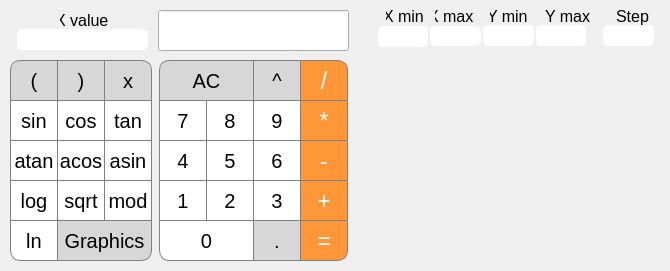
<?xml version="1.0" encoding="UTF-8"?>
<ui version="4.0">
 <class>MainWindow</class>
 <widget class="QMainWindow" name="MainWindow">
  <property name="geometry">
   <rect>
    <x>0</x>
    <y>0</y>
    <width>670</width>
    <height>271</height>
   </rect>
  </property>
  <property name="minimumSize">
   <size>
    <width>670</width>
    <height>271</height>
   </size>
  </property>
  <property name="maximumSize">
   <size>
    <width>670</width>
    <height>271</height>
   </size>
  </property>
  <property name="windowTitle">
   <string>MainWindow</string>
  </property>
  <widget class="QWidget" name="centralwidget">
   <widget class="QLineEdit" name="result">
    <property name="geometry">
     <rect>
      <x>158</x>
      <y>10</y>
      <width>191</width>
      <height>41</height>
     </rect>
    </property>
    <property name="font">
     <font>
      <pointsize>20</pointsize>
     </font>
    </property>
    <property name="layoutDirection">
     <enum>Qt::RightToLeft</enum>
    </property>
    <property name="styleSheet">
     <string notr="true">QLineEdit#lineEdit {
  border-top-right-radius: 10px;
  border-top-left-radius: 10px;
  border-bottom-left-radius: 10px;
  border-bottom-right-radius: 10px;
  
}
</string>
    </property>
    <property name="text">
     <string/>
    </property>
   </widget>
   <widget class="QPushButton" name="pushButton_degree">
    <property name="geometry">
     <rect>
      <x>253</x>
      <y>60</y>
      <width>48</width>
      <height>41</height>
     </rect>
    </property>
    <property name="font">
     <font>
      <pointsize>15</pointsize>
     </font>
    </property>
    <property name="autoFillBackground">
     <bool>false</bool>
    </property>
    <property name="styleSheet">
     <string notr="true">QPushButton {
  background-color: rgb(215, 215, 215);
  border: 1px solid gray;
  color: black
}
QPushButton:pressed {
    background-color: qlineargradient(x1: 0, y1: 0, x2: 0, y2: 1,
                                      stop: 0 #BEBEBE, stop: 1 #D7D7D7);
}</string>
    </property>
    <property name="text">
     <string>^</string>
    </property>
    <property name="default">
     <bool>false</bool>
    </property>
   </widget>
   <widget class="QPushButton" name="pushButton_AC">
    <property name="geometry">
     <rect>
      <x>159</x>
      <y>60</y>
      <width>95</width>
      <height>41</height>
     </rect>
    </property>
    <property name="font">
     <font>
      <pointsize>15</pointsize>
      <italic>false</italic>
      <bold>false</bold>
      <underline>false</underline>
      <strikeout>false</strikeout>
     </font>
    </property>
    <property name="autoFillBackground">
     <bool>false</bool>
    </property>
    <property name="styleSheet">
     <string notr="true">QPushButton {
  background-color: rgb(215, 215, 215);
  border: 1px solid gray;
  border-top-left-radius: 10px;
  color: black
}
QPushButton:pressed {
    background-color: qlineargradient(x1: 0, y1: 0, x2: 0, y2: 1,
                                      stop: 0 #BEBEBE, stop: 1 #D7D7D7);
}</string>
    </property>
    <property name="text">
     <string>AC</string>
    </property>
    <property name="default">
     <bool>false</bool>
    </property>
   </widget>
   <widget class="QPushButton" name="pushButton_9">
    <property name="geometry">
     <rect>
      <x>253</x>
      <y>100</y>
      <width>48</width>
      <height>41</height>
     </rect>
    </property>
    <property name="font">
     <font>
      <pointsize>15</pointsize>
     </font>
    </property>
    <property name="autoFillBackground">
     <bool>false</bool>
    </property>
    <property name="styleSheet">
     <string notr="true">QPushButton {
  background-color: rgb(255, 255, 255);
  color: black; 
  border: 1px solid gray;
}

QPushButton:pressed {
    background-color: qlineargradient(x1: 0, y1: 0, x2: 0, y2: 1,
                                      stop: 0 #dadbde, stop: 1 #f6f7fa);
}</string>
    </property>
    <property name="text">
     <string>9</string>
    </property>
    <property name="default">
     <bool>false</bool>
    </property>
   </widget>
   <widget class="QPushButton" name="pushButton_multiply">
    <property name="geometry">
     <rect>
      <x>300</x>
      <y>100</y>
      <width>48</width>
      <height>41</height>
     </rect>
    </property>
    <property name="font">
     <font>
      <pointsize>17</pointsize>
     </font>
    </property>
    <property name="autoFillBackground">
     <bool>false</bool>
    </property>
    <property name="styleSheet">
     <string notr="true">QPushButton {
  background-color: rgb(255, 151, 57);
  color: white; 
  border: 1px solid gray;
}

QPushButton:pressed {
    background-color: qlineargradient(x1: 0, y1: 0, x2: 0, y2: 1,
                                      stop: 0 #FF7832, stop: 1 #FF9739);
}</string>
    </property>
    <property name="text">
     <string>*</string>
    </property>
    <property name="default">
     <bool>false</bool>
    </property>
   </widget>
   <widget class="QPushButton" name="pushButton_8">
    <property name="geometry">
     <rect>
      <x>206</x>
      <y>100</y>
      <width>48</width>
      <height>41</height>
     </rect>
    </property>
    <property name="font">
     <font>
      <pointsize>15</pointsize>
     </font>
    </property>
    <property name="autoFillBackground">
     <bool>false</bool>
    </property>
    <property name="styleSheet">
     <string notr="true">QPushButton {
  background-color: rgb(255, 255, 255);
  color: black; 
  border: 1px solid gray;
}

QPushButton:pressed {
    background-color: qlineargradient(x1: 0, y1: 0, x2: 0, y2: 1,
                                      stop: 0 #dadbde, stop: 1 #f6f7fa);
}</string>
    </property>
    <property name="text">
     <string>8</string>
    </property>
    <property name="default">
     <bool>false</bool>
    </property>
   </widget>
   <widget class="QPushButton" name="pushButton_7">
    <property name="geometry">
     <rect>
      <x>159</x>
      <y>100</y>
      <width>48</width>
      <height>41</height>
     </rect>
    </property>
    <property name="font">
     <font>
      <pointsize>15</pointsize>
     </font>
    </property>
    <property name="autoFillBackground">
     <bool>false</bool>
    </property>
    <property name="styleSheet">
     <string notr="true">QPushButton {
  background-color: white;
  color: black; 
  border: 1px solid gray;
}

QPushButton:pressed {
    background-color: qlineargradient(x1: 0, y1: 0, x2: 0, y2: 1,
                                      stop: 0 #dadbde, stop: 1 #f6f7fa);
}</string>
    </property>
    <property name="text">
     <string>7</string>
    </property>
    <property name="default">
     <bool>false</bool>
    </property>
   </widget>
   <widget class="QPushButton" name="pushButton_subtracting">
    <property name="geometry">
     <rect>
      <x>300</x>
      <y>140</y>
      <width>48</width>
      <height>41</height>
     </rect>
    </property>
    <property name="font">
     <font>
      <pointsize>17</pointsize>
     </font>
    </property>
    <property name="autoFillBackground">
     <bool>false</bool>
    </property>
    <property name="styleSheet">
     <string notr="true">QPushButton {
  background-color: rgb(255, 151, 57);
  color: white; 
  border: 1px solid gray;
}

QPushButton:pressed {
    background-color: qlineargradient(x1: 0, y1: 0, x2: 0, y2: 1,
                                      stop: 0 #FF7832, stop: 1 #FF9739);
}</string>
    </property>
    <property name="text">
     <string>-</string>
    </property>
    <property name="default">
     <bool>false</bool>
    </property>
   </widget>
   <widget class="QPushButton" name="pushButton_6">
    <property name="geometry">
     <rect>
      <x>253</x>
      <y>140</y>
      <width>48</width>
      <height>41</height>
     </rect>
    </property>
    <property name="font">
     <font>
      <pointsize>15</pointsize>
     </font>
    </property>
    <property name="autoFillBackground">
     <bool>false</bool>
    </property>
    <property name="styleSheet">
     <string notr="true">QPushButton {
  background-color: rgb(255, 255, 255);
  color: black; 
  border: 1px solid gray;
}

QPushButton:pressed {
    background-color: qlineargradient(x1: 0, y1: 0, x2: 0, y2: 1,
                                      stop: 0 #dadbde, stop: 1 #f6f7fa);
}</string>
    </property>
    <property name="text">
     <string>6</string>
    </property>
    <property name="default">
     <bool>false</bool>
    </property>
   </widget>
   <widget class="QPushButton" name="pushButton_5">
    <property name="geometry">
     <rect>
      <x>206</x>
      <y>140</y>
      <width>48</width>
      <height>41</height>
     </rect>
    </property>
    <property name="font">
     <font>
      <pointsize>15</pointsize>
     </font>
    </property>
    <property name="autoFillBackground">
     <bool>false</bool>
    </property>
    <property name="styleSheet">
     <string notr="true">QPushButton {
  background-color: rgb(255, 255, 255);
  color: black; 
  border: 1px solid gray;
}

QPushButton:pressed {
    background-color: qlineargradient(x1: 0, y1: 0, x2: 0, y2: 1,
                                      stop: 0 #dadbde, stop: 1 #f6f7fa);
}</string>
    </property>
    <property name="text">
     <string>5</string>
    </property>
    <property name="default">
     <bool>false</bool>
    </property>
   </widget>
   <widget class="QPushButton" name="pushButton_4">
    <property name="geometry">
     <rect>
      <x>159</x>
      <y>140</y>
      <width>48</width>
      <height>41</height>
     </rect>
    </property>
    <property name="font">
     <font>
      <pointsize>15</pointsize>
     </font>
    </property>
    <property name="autoFillBackground">
     <bool>false</bool>
    </property>
    <property name="styleSheet">
     <string notr="true">QPushButton {
  background-color: rgb(255, 255, 255);
  color: black; 
  border: 1px solid gray;
}

QPushButton:pressed {
    background-color: qlineargradient(x1: 0, y1: 0, x2: 0, y2: 1,
                                      stop: 0 #dadbde, stop: 1 #f6f7fa);
}</string>
    </property>
    <property name="text">
     <string>4</string>
    </property>
    <property name="default">
     <bool>false</bool>
    </property>
   </widget>
   <widget class="QPushButton" name="pushButton_plus">
    <property name="geometry">
     <rect>
      <x>300</x>
      <y>180</y>
      <width>48</width>
      <height>41</height>
     </rect>
    </property>
    <property name="font">
     <font>
      <pointsize>17</pointsize>
     </font>
    </property>
    <property name="autoFillBackground">
     <bool>false</bool>
    </property>
    <property name="styleSheet">
     <string notr="true">QPushButton {
  background-color: rgb(255, 151, 57);
  color: white; 
  border: 1px solid gray;
}

QPushButton:pressed {
    background-color: qlineargradient(x1: 0, y1: 0, x2: 0, y2: 1,
                                      stop: 0 #FF7832, stop: 1 #FF9739);
}</string>
    </property>
    <property name="text">
     <string>+</string>
    </property>
    <property name="default">
     <bool>false</bool>
    </property>
   </widget>
   <widget class="QPushButton" name="pushButton_3">
    <property name="geometry">
     <rect>
      <x>253</x>
      <y>180</y>
      <width>48</width>
      <height>41</height>
     </rect>
    </property>
    <property name="font">
     <font>
      <pointsize>15</pointsize>
     </font>
    </property>
    <property name="autoFillBackground">
     <bool>false</bool>
    </property>
    <property name="styleSheet">
     <string notr="true">QPushButton {
  background-color: rgb(255, 255, 255);
  color: black; 
  border: 1px solid gray;
}

QPushButton:pressed {
    background-color: qlineargradient(x1: 0, y1: 0, x2: 0, y2: 1,
                                      stop: 0 #dadbde, stop: 1 #f6f7fa);
}</string>
    </property>
    <property name="text">
     <string>3</string>
    </property>
    <property name="default">
     <bool>false</bool>
    </property>
   </widget>
   <widget class="QPushButton" name="pushButton_2">
    <property name="geometry">
     <rect>
      <x>206</x>
      <y>180</y>
      <width>48</width>
      <height>41</height>
     </rect>
    </property>
    <property name="font">
     <font>
      <pointsize>15</pointsize>
     </font>
    </property>
    <property name="autoFillBackground">
     <bool>false</bool>
    </property>
    <property name="styleSheet">
     <string notr="true">QPushButton {
  background-color: rgb(255, 255, 255);
  color: black; 
  border: 1px solid gray;
}

QPushButton:pressed {
    background-color: qlineargradient(x1: 0, y1: 0, x2: 0, y2: 1,
                                      stop: 0 #dadbde, stop: 1 #f6f7fa);
}</string>
    </property>
    <property name="text">
     <string>2</string>
    </property>
    <property name="default">
     <bool>false</bool>
    </property>
   </widget>
   <widget class="QPushButton" name="pushButton_1">
    <property name="geometry">
     <rect>
      <x>159</x>
      <y>180</y>
      <width>48</width>
      <height>41</height>
     </rect>
    </property>
    <property name="font">
     <font>
      <pointsize>15</pointsize>
      <italic>false</italic>
      <bold>false</bold>
      <kerning>true</kerning>
     </font>
    </property>
    <property name="autoFillBackground">
     <bool>false</bool>
    </property>
    <property name="styleSheet">
     <string notr="true">QPushButton {
  background-color: rgb(255, 255, 255);
  color: black; 
  border: 1px solid gray;
}

QPushButton:pressed {
    background-color: qlineargradient(x1: 0, y1: 0, x2: 0, y2: 1,
                                      stop: 0 #dadbde, stop: 1 #f6f7fa);
}</string>
    </property>
    <property name="text">
     <string>1</string>
    </property>
    <property name="default">
     <bool>false</bool>
    </property>
   </widget>
   <widget class="QPushButton" name="pushButton_answer">
    <property name="geometry">
     <rect>
      <x>300</x>
      <y>220</y>
      <width>48</width>
      <height>41</height>
     </rect>
    </property>
    <property name="font">
     <font>
      <pointsize>17</pointsize>
     </font>
    </property>
    <property name="autoFillBackground">
     <bool>false</bool>
    </property>
    <property name="styleSheet">
     <string notr="true">QPushButton {
  background-color: rgb(255, 151, 57);
  color: white; 
  border: 1px solid gray;
  border-bottom-right-radius: 10px;
}

QPushButton:pressed {
    background-color: qlineargradient(x1: 0, y1: 0, x2: 0, y2: 1,
                                      stop: 0 #FF7832, stop: 1 #FF9739);
}</string>
    </property>
    <property name="text">
     <string>=</string>
    </property>
    <property name="default">
     <bool>false</bool>
    </property>
   </widget>
   <widget class="QPushButton" name="pushButton_dot">
    <property name="geometry">
     <rect>
      <x>253</x>
      <y>220</y>
      <width>48</width>
      <height>41</height>
     </rect>
    </property>
    <property name="font">
     <font>
      <pointsize>15</pointsize>
     </font>
    </property>
    <property name="autoFillBackground">
     <bool>false</bool>
    </property>
    <property name="styleSheet">
     <string notr="true">QPushButton {
  background-color: rgb(215, 215, 215);
  border: 1px solid gray;
  color: black
}
QPushButton:pressed {
    background-color: qlineargradient(x1: 0, y1: 0, x2: 0, y2: 1,
                                      stop: 0 #BEBEBE, stop: 1 #D7D7D7);
}</string>
    </property>
    <property name="text">
     <string>.</string>
    </property>
    <property name="default">
     <bool>false</bool>
    </property>
   </widget>
   <widget class="QPushButton" name="pushButton_0">
    <property name="geometry">
     <rect>
      <x>159</x>
      <y>220</y>
      <width>95</width>
      <height>41</height>
     </rect>
    </property>
    <property name="font">
     <font>
      <pointsize>15</pointsize>
     </font>
    </property>
    <property name="autoFillBackground">
     <bool>false</bool>
    </property>
    <property name="styleSheet">
     <string notr="true">QPushButton {
  background-color: rgb(255, 255, 255);
  color: black; 
  border: 1px solid gray;
  border-bottom-left-radius: 10px;
}

QPushButton:pressed {
    background-color: qlineargradient(x1: 0, y1: 0, x2: 0, y2: 1,
                                      stop: 0 #dadbde, stop: 1 #f6f7fa);
}</string>
    </property>
    <property name="text">
     <string>0</string>
    </property>
    <property name="default">
     <bool>false</bool>
    </property>
   </widget>
   <widget class="QPushButton" name="pushButton_atan">
    <property name="geometry">
     <rect>
      <x>10</x>
      <y>140</y>
      <width>48</width>
      <height>41</height>
     </rect>
    </property>
    <property name="font">
     <font>
      <pointsize>15</pointsize>
     </font>
    </property>
    <property name="autoFillBackground">
     <bool>false</bool>
    </property>
    <property name="styleSheet">
     <string notr="true">QPushButton {
  background-color: white;
  border: 1px solid gray;
  color: black
}

QPushButton:pressed {
    background-color: qlineargradient(x1: 0, y1: 0, x2: 0, y2: 1,
                                      stop: 0 #dadbde, stop: 1 #f6f7fa);
}</string>
    </property>
    <property name="text">
     <string>atan</string>
    </property>
    <property name="default">
     <bool>false</bool>
    </property>
   </widget>
   <widget class="QPushButton" name="pushButton_sin">
    <property name="geometry">
     <rect>
      <x>10</x>
      <y>100</y>
      <width>48</width>
      <height>41</height>
     </rect>
    </property>
    <property name="font">
     <font>
      <pointsize>15</pointsize>
     </font>
    </property>
    <property name="autoFillBackground">
     <bool>false</bool>
    </property>
    <property name="styleSheet">
     <string notr="true">QPushButton {
  background-color: white;
  border: 1px solid gray;
  color: black
}

QPushButton:pressed {
    background-color: qlineargradient(x1: 0, y1: 0, x2: 0, y2: 1,
                                      stop: 0 #dadbde, stop: 1 #f6f7fa);
}</string>
    </property>
    <property name="text">
     <string>sin</string>
    </property>
    <property name="default">
     <bool>false</bool>
    </property>
   </widget>
   <widget class="QPushButton" name="pushButton_log">
    <property name="geometry">
     <rect>
      <x>10</x>
      <y>180</y>
      <width>48</width>
      <height>41</height>
     </rect>
    </property>
    <property name="font">
     <font>
      <pointsize>15</pointsize>
      <italic>false</italic>
      <bold>false</bold>
      <kerning>true</kerning>
     </font>
    </property>
    <property name="autoFillBackground">
     <bool>false</bool>
    </property>
    <property name="styleSheet">
     <string notr="true">QPushButton {
  background-color: white;
  border: 1px solid gray;
  color: black
}

QPushButton:pressed {
    background-color: qlineargradient(x1: 0, y1: 0, x2: 0, y2: 1,
                                      stop: 0 #dadbde, stop: 1 #f6f7fa);
}</string>
    </property>
    <property name="text">
     <string>log</string>
    </property>
    <property name="default">
     <bool>false</bool>
    </property>
   </widget>
   <widget class="QPushButton" name="pushButton_sqrt">
    <property name="geometry">
     <rect>
      <x>57</x>
      <y>180</y>
      <width>48</width>
      <height>41</height>
     </rect>
    </property>
    <property name="font">
     <font>
      <pointsize>15</pointsize>
     </font>
    </property>
    <property name="autoFillBackground">
     <bool>false</bool>
    </property>
    <property name="styleSheet">
     <string notr="true">QPushButton {
  background-color: white;
  border: 1px solid gray;
  color: black
}

QPushButton:pressed {
    background-color: qlineargradient(x1: 0, y1: 0, x2: 0, y2: 1,
                                      stop: 0 #dadbde, stop: 1 #f6f7fa);
}</string>
    </property>
    <property name="text">
     <string>sqrt</string>
    </property>
    <property name="default">
     <bool>false</bool>
    </property>
   </widget>
   <widget class="QPushButton" name="pushButton_tan">
    <property name="geometry">
     <rect>
      <x>104</x>
      <y>100</y>
      <width>48</width>
      <height>41</height>
     </rect>
    </property>
    <property name="font">
     <font>
      <pointsize>15</pointsize>
     </font>
    </property>
    <property name="autoFillBackground">
     <bool>false</bool>
    </property>
    <property name="styleSheet">
     <string notr="true">QPushButton {
  background-color: white;
  border: 1px solid gray;
  color: black
}

QPushButton:pressed {
    background-color: qlineargradient(x1: 0, y1: 0, x2: 0, y2: 1,
                                      stop: 0 #dadbde, stop: 1 #f6f7fa);
}</string>
    </property>
    <property name="text">
     <string>tan</string>
    </property>
    <property name="default">
     <bool>false</bool>
    </property>
   </widget>
   <widget class="QPushButton" name="pushButton_rightBracket">
    <property name="geometry">
     <rect>
      <x>57</x>
      <y>60</y>
      <width>48</width>
      <height>41</height>
     </rect>
    </property>
    <property name="font">
     <font>
      <pointsize>15</pointsize>
     </font>
    </property>
    <property name="autoFillBackground">
     <bool>false</bool>
    </property>
    <property name="styleSheet">
     <string notr="true">QPushButton {
  background-color: rgb(215, 215, 215);
  border: 1px solid gray;
  color: black;
}
QPushButton:pressed {
    background-color: qlineargradient(x1: 0, y1: 0, x2: 0, y2: 1,
                                      stop: 0 #BEBEBE, stop: 1 #D7D7D7);
}</string>
    </property>
    <property name="text">
     <string>)</string>
    </property>
    <property name="default">
     <bool>false</bool>
    </property>
   </widget>
   <widget class="QPushButton" name="pushButton_cos">
    <property name="geometry">
     <rect>
      <x>57</x>
      <y>100</y>
      <width>48</width>
      <height>41</height>
     </rect>
    </property>
    <property name="font">
     <font>
      <pointsize>15</pointsize>
     </font>
    </property>
    <property name="autoFillBackground">
     <bool>false</bool>
    </property>
    <property name="styleSheet">
     <string notr="true">QPushButton {
  background-color: white;
  border: 1px solid gray;
  color: black
}

QPushButton:pressed {
    background-color: qlineargradient(x1: 0, y1: 0, x2: 0, y2: 1,
                                      stop: 0 #dadbde, stop: 1 #f6f7fa);
}</string>
    </property>
    <property name="text">
     <string>cos</string>
    </property>
    <property name="default">
     <bool>false</bool>
    </property>
   </widget>
   <widget class="QPushButton" name="pushButton_asin">
    <property name="geometry">
     <rect>
      <x>104</x>
      <y>140</y>
      <width>48</width>
      <height>41</height>
     </rect>
    </property>
    <property name="font">
     <font>
      <pointsize>15</pointsize>
     </font>
    </property>
    <property name="autoFillBackground">
     <bool>false</bool>
    </property>
    <property name="styleSheet">
     <string notr="true">QPushButton {
  background-color: white;
  border: 1px solid gray;
  color: black
}

QPushButton:pressed {
    background-color: qlineargradient(x1: 0, y1: 0, x2: 0, y2: 1,
                                      stop: 0 #dadbde, stop: 1 #f6f7fa);
}</string>
    </property>
    <property name="text">
     <string>asin</string>
    </property>
    <property name="default">
     <bool>false</bool>
    </property>
   </widget>
   <widget class="QPushButton" name="pushButton_acos">
    <property name="geometry">
     <rect>
      <x>57</x>
      <y>140</y>
      <width>48</width>
      <height>41</height>
     </rect>
    </property>
    <property name="font">
     <font>
      <pointsize>15</pointsize>
     </font>
    </property>
    <property name="autoFillBackground">
     <bool>false</bool>
    </property>
    <property name="styleSheet">
     <string notr="true">QPushButton {
  background-color: white;
  border: 1px solid gray;
  color: black
}

QPushButton:pressed {
    background-color: qlineargradient(x1: 0, y1: 0, x2: 0, y2: 1,
                                      stop: 0 #dadbde, stop: 1 #f6f7fa);
}</string>
    </property>
    <property name="text">
     <string>acos</string>
    </property>
    <property name="default">
     <bool>false</bool>
    </property>
   </widget>
   <widget class="QPushButton" name="pushButton_mod">
    <property name="geometry">
     <rect>
      <x>104</x>
      <y>180</y>
      <width>48</width>
      <height>41</height>
     </rect>
    </property>
    <property name="font">
     <font>
      <pointsize>15</pointsize>
     </font>
    </property>
    <property name="autoFillBackground">
     <bool>false</bool>
    </property>
    <property name="styleSheet">
     <string notr="true">QPushButton {
  background-color: white;
  border: 1px solid gray;
  color: black
}
QPushButton:pressed {
    background-color: qlineargradient(x1: 0, y1: 0, x2: 0, y2: 1,
                                      stop: 0 #dadbde, stop: 1 #f6f7fa);
}</string>
    </property>
    <property name="text">
     <string>mod</string>
    </property>
    <property name="default">
     <bool>false</bool>
    </property>
   </widget>
   <widget class="QPushButton" name="pushButton_Graphics">
    <property name="geometry">
     <rect>
      <x>57</x>
      <y>220</y>
      <width>95</width>
      <height>41</height>
     </rect>
    </property>
    <property name="font">
     <font>
      <pointsize>15</pointsize>
     </font>
    </property>
    <property name="autoFillBackground">
     <bool>false</bool>
    </property>
    <property name="styleSheet">
     <string notr="true">QPushButton {
  background-color: rgb(215, 215, 215);
  border: 1px solid gray;
  border-bottom-right-radius: 10px;
  color: black
}
QPushButton:pressed {
    background-color: qlineargradient(x1: 0, y1: 0, x2: 0, y2: 1,
                                      stop: 0 #BEBEBE, stop: 1 #D7D7D7);
}</string>
    </property>
    <property name="text">
     <string>Graphics</string>
    </property>
    <property name="default">
     <bool>false</bool>
    </property>
   </widget>
   <widget class="QPushButton" name="pushButton_ln">
    <property name="geometry">
     <rect>
      <x>10</x>
      <y>220</y>
      <width>48</width>
      <height>41</height>
     </rect>
    </property>
    <property name="font">
     <font>
      <pointsize>15</pointsize>
     </font>
    </property>
    <property name="autoFillBackground">
     <bool>false</bool>
    </property>
    <property name="styleSheet">
     <string notr="true">QPushButton {
  background-color: white;
  border: 1px solid gray;
  border-bottom-left-radius: 10px;
  color: black
}

QPushButton:pressed {
    background-color: qlineargradient(x1: 0, y1: 0, x2: 0, y2: 1,
                                      stop: 0 #dadbde, stop: 1 #f6f7fa);
}</string>
    </property>
    <property name="text">
     <string>ln</string>
    </property>
    <property name="default">
     <bool>false</bool>
    </property>
   </widget>
   <widget class="QPushButton" name="pushButton_x">
    <property name="geometry">
     <rect>
      <x>104</x>
      <y>60</y>
      <width>48</width>
      <height>41</height>
     </rect>
    </property>
    <property name="font">
     <font>
      <pointsize>15</pointsize>
     </font>
    </property>
    <property name="autoFillBackground">
     <bool>false</bool>
    </property>
    <property name="styleSheet">
     <string notr="true">QPushButton {
  background-color: rgb(215, 215, 215);
  border: 1px solid gray;
  border-top-right-radius: 10px;
  color: black
}
QPushButton:pressed {
    background-color: qlineargradient(x1: 0, y1: 0, x2: 0, y2: 1,
                                      stop: 0 #BEBEBE, stop: 1 #D7D7D7);
}</string>
    </property>
    <property name="text">
     <string>x</string>
    </property>
    <property name="default">
     <bool>false</bool>
    </property>
   </widget>
   <widget class="QPushButton" name="pushButton_leftBracket">
    <property name="geometry">
     <rect>
      <x>10</x>
      <y>60</y>
      <width>48</width>
      <height>41</height>
     </rect>
    </property>
    <property name="font">
     <font>
      <pointsize>15</pointsize>
     </font>
    </property>
    <property name="autoFillBackground">
     <bool>false</bool>
    </property>
    <property name="styleSheet">
     <string notr="true">QPushButton {
  background-color: rgb(215, 215, 215);
  border: 1px solid gray;
  border-top-left-radius: 10px;
  color: black
}
QPushButton:pressed {
    background-color: qlineargradient(x1: 0, y1: 0, x2: 0, y2: 1,
                                      stop: 0 #BEBEBE, stop: 1 #D7D7D7);
}</string>
    </property>
    <property name="text">
     <string>(</string>
    </property>
    <property name="default">
     <bool>false</bool>
    </property>
   </widget>
   <widget class="QPushButton" name="pushButton_division">
    <property name="geometry">
     <rect>
      <x>300</x>
      <y>60</y>
      <width>48</width>
      <height>41</height>
     </rect>
    </property>
    <property name="font">
     <font>
      <pointsize>17</pointsize>
     </font>
    </property>
    <property name="autoFillBackground">
     <bool>false</bool>
    </property>
    <property name="styleSheet">
     <string notr="true">QPushButton {
  background-color: rgb(255, 151, 57);
  color: white; 
  border: 1px solid gray;
  border-top-right-radius: 10px;
}

QPushButton:pressed {
    background-color: qlineargradient(x1: 0, y1: 0, x2: 0, y2: 1,
                                      stop: 0 #FF7832, stop: 1 #FF9739);
}</string>
    </property>
    <property name="text">
     <string>/</string>
    </property>
    <property name="default">
     <bool>false</bool>
    </property>
   </widget>
   <widget class="QCustomPlot" name="widget" native="true">
    <property name="geometry">
     <rect>
      <x>375</x>
      <y>57</y>
      <width>281</width>
      <height>201</height>
     </rect>
    </property>
    <property name="styleSheet">
     <string notr="true"/>
    </property>
   </widget>
   <widget class="QLineEdit" name="lineEdit_xMax">
    <property name="geometry">
     <rect>
      <x>430</x>
      <y>26</y>
      <width>51</width>
      <height>20</height>
     </rect>
    </property>
    <property name="styleSheet">
     <string notr="true">  border-top-right-radius: 5px;
  border-top-left-radius: 5px;
  border-bottom-left-radius: 5px;
  border-bottom-right-radius: 5px;</string>
    </property>
   </widget>
   <widget class="QLineEdit" name="lineText_xMax">
    <property name="enabled">
     <bool>true</bool>
    </property>
    <property name="geometry">
     <rect>
      <x>435</x>
      <y>6</y>
      <width>41</width>
      <height>21</height>
     </rect>
    </property>
    <property name="font">
     <font>
      <pointsize>12</pointsize>
      <kerning>true</kerning>
     </font>
    </property>
    <property name="styleSheet">
     <string notr="true">background-color: rgba(255, 255, 255, 0);
  border-top-right-radius: 10px;
  border-top-left-radius: 10px;
  border-bottom-left-radius: 10px;
  border-bottom-right-radius: 10px;</string>
    </property>
    <property name="text">
     <string>X max</string>
    </property>
   </widget>
   <widget class="QLineEdit" name="lineText_xMin">
    <property name="enabled">
     <bool>true</bool>
    </property>
    <property name="geometry">
     <rect>
      <x>386</x>
      <y>6</y>
      <width>41</width>
      <height>21</height>
     </rect>
    </property>
    <property name="font">
     <font>
      <pointsize>12</pointsize>
      <kerning>true</kerning>
     </font>
    </property>
    <property name="styleSheet">
     <string notr="true">background-color: rgba(255, 255, 255, 0);
  border-top-right-radius: 10px;
  border-top-left-radius: 10px;
  border-bottom-left-radius: 10px;
  border-bottom-right-radius: 10px;</string>
    </property>
    <property name="text">
     <string>X min</string>
    </property>
   </widget>
   <widget class="QLineEdit" name="lineEdit_xMin">
    <property name="geometry">
     <rect>
      <x>378</x>
      <y>26</y>
      <width>50</width>
      <height>21</height>
     </rect>
    </property>
    <property name="styleSheet">
     <string notr="true">  border-top-right-radius: 5px;
  border-top-left-radius: 5px;
  border-bottom-left-radius: 5px;
  border-bottom-right-radius: 5px;</string>
    </property>
   </widget>
   <widget class="QLineEdit" name="lineEdit_yMin">
    <property name="geometry">
     <rect>
      <x>483</x>
      <y>25</y>
      <width>51</width>
      <height>21</height>
     </rect>
    </property>
    <property name="styleSheet">
     <string notr="true">  border-top-right-radius: 5px;
  border-top-left-radius: 5px;
  border-bottom-left-radius: 5px;
  border-bottom-right-radius: 5px;</string>
    </property>
   </widget>
   <widget class="QLineEdit" name="lineEdit_yMax">
    <property name="geometry">
     <rect>
      <x>536</x>
      <y>25</y>
      <width>50</width>
      <height>21</height>
     </rect>
    </property>
    <property name="styleSheet">
     <string notr="true">  border-top-right-radius: 5px;
  border-top-left-radius: 5px;
  border-bottom-left-radius: 5px;
  border-bottom-right-radius: 5px;</string>
    </property>
   </widget>
   <widget class="QLineEdit" name="lineText_yMin">
    <property name="enabled">
     <bool>true</bool>
    </property>
    <property name="geometry">
     <rect>
      <x>490</x>
      <y>6</y>
      <width>41</width>
      <height>21</height>
     </rect>
    </property>
    <property name="font">
     <font>
      <pointsize>12</pointsize>
      <kerning>true</kerning>
     </font>
    </property>
    <property name="styleSheet">
     <string notr="true">background-color: rgba(255, 255, 255, 0);
  border-top-right-radius: 10px;
  border-top-left-radius: 10px;
  border-bottom-left-radius: 10px;
  border-bottom-right-radius: 10px;</string>
    </property>
    <property name="text">
     <string>Y min</string>
    </property>
   </widget>
   <widget class="QLineEdit" name="lineText_yMax">
    <property name="enabled">
     <bool>true</bool>
    </property>
    <property name="geometry">
     <rect>
      <x>543</x>
      <y>6</y>
      <width>50</width>
      <height>21</height>
     </rect>
    </property>
    <property name="font">
     <font>
      <pointsize>12</pointsize>
      <kerning>true</kerning>
     </font>
    </property>
    <property name="styleSheet">
     <string notr="true">background-color: rgba(255, 255, 255, 0);
  border-top-right-radius: 10px;
  border-top-left-radius: 10px;
  border-bottom-left-radius: 10px;
  border-bottom-right-radius: 10px;</string>
    </property>
    <property name="text">
     <string>Y max</string>
    </property>
   </widget>
   <widget class="QLineEdit" name="lineText_step">
    <property name="enabled">
     <bool>true</bool>
    </property>
    <property name="geometry">
     <rect>
      <x>614</x>
      <y>6</y>
      <width>51</width>
      <height>21</height>
     </rect>
    </property>
    <property name="font">
     <font>
      <pointsize>12</pointsize>
      <kerning>true</kerning>
     </font>
    </property>
    <property name="styleSheet">
     <string notr="true">background-color: rgba(255, 255, 255, 0);
  border-top-right-radius: 10px;
  border-top-left-radius: 10px;
  border-bottom-left-radius: 10px;
  border-bottom-right-radius: 10px;</string>
    </property>
    <property name="text">
     <string>Step</string>
    </property>
   </widget>
   <widget class="QLineEdit" name="lineEdit_step">
    <property name="geometry">
     <rect>
      <x>603</x>
      <y>25</y>
      <width>51</width>
      <height>21</height>
     </rect>
    </property>
    <property name="styleSheet">
     <string notr="true">  border-top-right-radius: 5px;
  border-top-left-radius: 5px;
  border-bottom-left-radius: 5px;
  border-bottom-right-radius: 5px;</string>
    </property>
   </widget>
   <widget class="QLineEdit" name="lineEdit_xValue">
    <property name="geometry">
     <rect>
      <x>17</x>
      <y>29</y>
      <width>131</width>
      <height>21</height>
     </rect>
    </property>
    <property name="styleSheet">
     <string notr="true">  border-top-right-radius: 5px;
  border-top-left-radius: 5px;
  border-bottom-left-radius: 5px;
  border-bottom-right-radius: 5px;</string>
    </property>
   </widget>
   <widget class="QLineEdit" name="lineText_xValue">
    <property name="enabled">
     <bool>true</bool>
    </property>
    <property name="geometry">
     <rect>
      <x>60</x>
      <y>10</y>
      <width>51</width>
      <height>21</height>
     </rect>
    </property>
    <property name="font">
     <font>
      <pointsize>12</pointsize>
      <kerning>true</kerning>
     </font>
    </property>
    <property name="styleSheet">
     <string notr="true">background-color: rgba(255, 255, 255, 0);
  border-top-right-radius: 10px;
  border-top-left-radius: 10px;
  border-bottom-left-radius: 10px;
  border-bottom-right-radius: 10px;</string>
    </property>
    <property name="text">
     <string>X value</string>
    </property>
   </widget>
  </widget>
 </widget>
 <customwidgets>
  <customwidget>
   <class>QCustomPlot</class>
   <extends>QWidget</extends>
   <header location="global">qcustomplot.h</header>
   <container>1</container>
  </customwidget>
 </customwidgets>
 <resources/>
 <connections/>
</ui>
